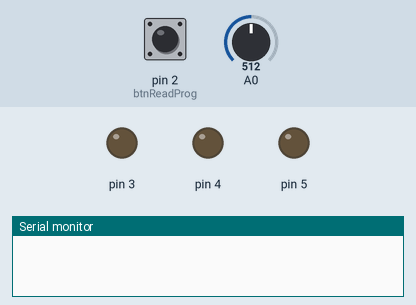
A sketch run on a simulated Arduino Uno, built with avr-gcc and run on an emulated ATmega328P. On the bench: output pins drawn as LEDs (lit = HIGH), the last lines printed to the serial monitor. Dashed ring = blinking. The test bench sets the inputs (shaded band); at power-on: pin 2 (btnReadProg) LOW, A0 = 512.

Above: at 1.2 s.
1.3 s: pin 2 (btnReadProg) pulled HIGH for 0.15 s
At 1.7 s:
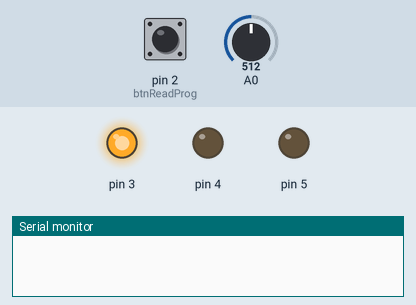
At 3.3 s:
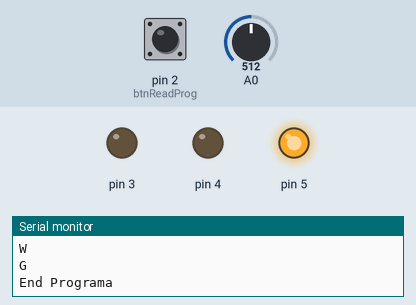
3.8 s: pin 2 (btnReadProg) pulled HIGH for 3.2 s
At 4.7 s:
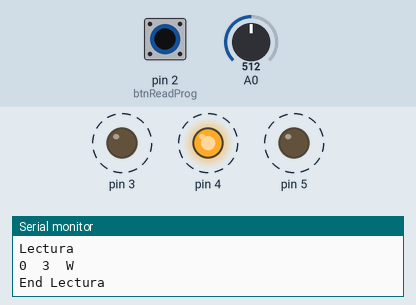
Timing chart, 0 to 9.4 s (numbered marks = the images above; inputs shaded):
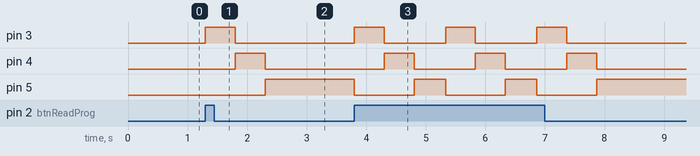

The sketch:

programador.ino
```cpp
/*
 Programador por bloques para el escornabot.
*/

#define LEVEL_NORTH 260
#define LEVEL_EAST  350
#define LEVEL_SOUTH 500
#define LEVEL_WEST  1023

#define MIN_DIGITAL_OUT 3
#define MAX_DIGITAL_OUT 5
#define MIN_ANALOG_IN 0
#define MAX_ANALOG_IN 0
#define NUM_ANALOG_IN   MAX_ANALOG_IN - MIN_ANALOG_IN + 1
#define NUM_DIGITAL_OUT MAX_DIGITAL_OUT - MIN_DIGITAL_OUT + 1

int btnReadProg    = 2;
int leerPrograma   = 0;
int timeStab       = 500; // tiempo que dejaremos pasar para que se
                          // estabilicen las entradas analogicas
char programa[NUM_ANALOG_IN][NUM_DIGITAL_OUT];


void setup(){
  pinMode(btnReadProg, INPUT);

  // Definimos los pines del MIN_DIGITAL_OUT al MAX_DIGITAL_OUT
  // de salida y colocamos 0 Volts en ellos
  for(int pin = MIN_DIGITAL_OUT; pin <= MAX_DIGITAL_OUT; pin++){
    pinMode(pin, OUTPUT);
    digitalWrite(pin,LOW);
  }

  // Utilizaremos el monitor serial para volcar el contenido
  // del programa (depuracion)
  Serial.begin(9600);
}

void loop(){
  leerPrograma = digitalRead(btnReadProg);

  // Si el pulsador de lectura de programa es normalmente
  // cerrado hay que poner LOW, si es normalmente abierto
  // HIGH. La cosa es que la condicion se cumpla cuando se
  // ha pulsado el boton de lectura del programa
  if(leerPrograma == HIGH){
    for(int pin = MIN_DIGITAL_OUT; pin <= MAX_DIGITAL_OUT; pin++){
      // Encendemos la salida digital dada por 'pin'
      nextOutputConfiguration(pin);
      delay(timeStab); // Esperamos un ratito
      // leemos todas las entradas analogicas
      for(int a = MIN_ANALOG_IN; a <= MAX_ANALOG_IN; a++){
        programa[a-MIN_ANALOG_IN][pin-MIN_DIGITAL_OUT] = decodeVoltageLevel(analogRead(a));
        dump(a, pin);

      }
    }
    // Ahora lanzamos el programa al monitor serial. En su momento
    // habra que hacerlo al bluetooth.
    sendToSerial();
    sendToBot();

  }

}

// Esta funcion coloca todos los pines digitales de salida a nivel
// 0, a excepcion del pin dado por el argumento 'pin', que lo
// coloca a nivel alto
void nextOutputConfiguration(int pin){
  for(int i = MIN_DIGITAL_OUT; i <= MAX_DIGITAL_OUT; i++){
    if(i == pin) digitalWrite(i, HIGH); else digitalWrite(i, LOW);
  }
}

// voltageLevel puede tomar valores comprendidos entre 0 y 1023
char decodeVoltageLevel(int voltageLevel){

  char result;

  if(voltageLevel >= 0  && voltageLevel <= LEVEL_NORTH)          result = 'N'; // NORTE
  if(voltageLevel > LEVEL_NORTH  && voltageLevel <= LEVEL_EAST)  result = 'E'; // ESTE
  if(voltageLevel > LEVEL_EAST   && voltageLevel <= LEVEL_SOUTH) result = 'S'; // SUR
  if(voltageLevel > LEVEL_SOUTH  && voltageLevel <= LEVEL_WEST)  result = 'W'; // OESTE

  dumpResult(voltageLevel, result);

  return result;
}

void sendToSerial(){
  Serial.println("Programa");
  Serial.println('R'); // Reset
  for(int a = MIN_ANALOG_IN; a <= MAX_ANALOG_IN; a++){
    for(int pin = MIN_DIGITAL_OUT; pin <= MAX_DIGITAL_OUT; pin++){
      Serial.println(programa[a-MIN_ANALOG_IN][pin-MIN_DIGITAL_OUT]);
    }
  }
  Serial.println('G'); // Go
  Serial.println("End Programa");
}

void sendToBot(){
  // send 'R' (reset)
  // send programa
  // send 'G' (go)
}

void dump(int a, int pin){
  Serial.println("Lectura");
  Serial.print(a);
  Serial.print("\t");
  Serial.print(pin);
  Serial.print("\t");
  Serial.println(programa[a-MIN_ANALOG_IN][pin-MIN_DIGITAL_OUT]);
  Serial.println("End Lectura");

}

void dumpResult(int vl, char r){
  Serial.println("Result");
  Serial.print(vl);
  Serial.print("\t");
  Serial.println(r);
  Serial.println("End Result");
}
```

Measured:
- after the input at 1.3 s, pin 3: LOW → HIGH at once, → LOW 0.50 s later; pin 4: LOW → HIGH after 0.50 s, → LOW 0.50 s later; pin 5: LOW → HIGH after 1.0 s
- after the input at 3.8 s, pin 3: alternates HIGH for 0.50 s and LOW for 1.0 s, 6 changes in all, then stays LOW, starting at once; pin 4: alternates HIGH for 0.50 s and LOW for 1.0 s, 6 changes in all, then stays LOW, starting after 0.50 s; pin 5: alternates HIGH for 0.53 s and LOW for 1.0 s, 6 changes in all, then stays HIGH, starting at once
